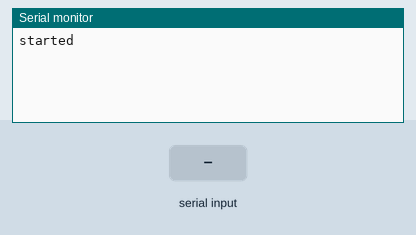
The program below on a simulated ESP32. Shown: the last lines printed to the serial monitor. The test bench sets the inputs (shaded band).

Above: at 1.3 s.
1.4 s: "1\n" received over the second serial link
At 1.8 s:
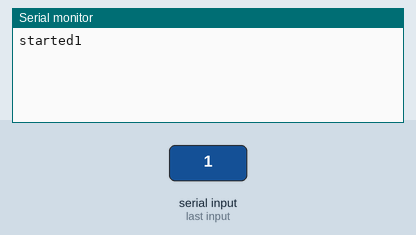
2.9 s: "0\n" received over the second serial link
At 4.1 s:
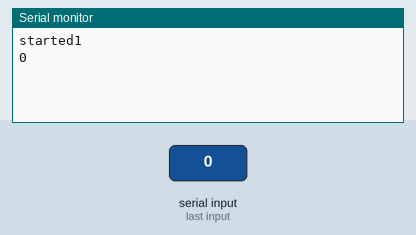
4.4 s: "2\n" received over the second serial link
At 5.3 s:
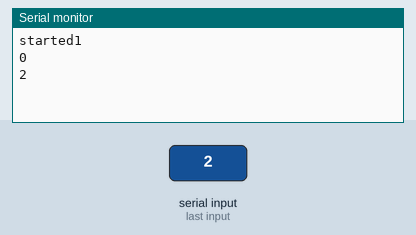

The program:

main.cpp
```cpp
#include <WiFi.h>


// gpio 16/17
// https://github.com/espressif/arduino-esp32/blob/master/cores/esp32/HardwareSerial.cpp

HardwareSerial Serial2(2);


void setup() {
    delay(100);
    Serial2.begin(9600);
    Serial.begin(9600);

    Serial.printf("started");
}

int i=0;

void loop() {
    // while(Serial.available()) {
    //     Serial.printf("r0(%c)", (char)Serial.read());
    // }
    char buff[64];
    uint8_t i=0;

    while(Serial2.available()) {
        char c = Serial2.read();
        buff[i++] = c;
        if(c=='\n') {
            buff[--i]=0;
            Serial2.printf("ok\n");
            Serial.printf("%s\n", buff);
            i=0;
        }
    }
}
```

Measured:
- after the input at 1.4 s, the serial monitor: prints a new line at once (image 1)
- after the input at 2.9 s, the serial monitor: prints a new line at once (image 2)
- after the input at 4.4 s, the serial monitor: prints a new line at once (image 3)
